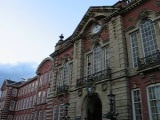
#> input picture notebooks/Dataset/Dataset/1/S1-09.jpeg, 160 x 120 px; its folder holds 3 pictures in this run
$ jupyter execute --allow-errors 09-plot_slides.ipynb   (shell and % lines are left out)
#> lines starting #> are read from the running program, lines starting #| are printed output that depends on the picture
# Clustering evaluation on high dimensional data using graph clustering

Graph construction: larger neighborhood + keep only edges supported by a number of triangles

#> (a cell that did not finish here is left out)

[cell 2]
from IPython.display import display, Markdown, Latex
from sklearn.metrics import adjusted_rand_score, adjusted_mutual_info_score, silhouette_score
from sklearn import cluster

import numpy as np
import pandas as pd

import matplotlib.pyplot as plt
import seaborn as sns

import hdbscan
import umap
from sklearn.neighbors import KNeighborsTransformer
import pynndescent
import itertools
import collections
from scipy.spatial.distance import euclidean

from partition_igraph import community_ecg as ecg
from community import community_louvain, modularity
import leidenalg as la
import igraph as ig

sns.set()

# MNIST, USPS and Pendigits are easy

We can use the sklearn API to fetch data for the Pendigits, MNIST and USPS datasets.

Of these datasets pendigits is the smallest, with only 1797 samples, and is only 64 dimensional. This makes a good first dataset to test things out on -- the dataset is small enough that practically anything should be able to run on this efficiently.

USPS provides a slightly more challenging dataset, with almost 10,000 samples and 256 dimensions, but is still samall enough to be tractable for even naive clustering implementations.

MNIST provides a good basic scaling test with 70,000 samples in 784 dimensions. In practice this is not a very large dataset compared to many that people want to cluster, although the dimensionality may provide some challenges.

# Clustering metric eval

To make things easier later we will write some short functions to evaluate clusterings (with some special handling of singleton clusters or noise points for clusterign algorithms that support such things), and to plot the results for easy comparison.

[cell 3]
# [23 lines left out: function eval_clusters, not called in this run]
#return {"Method": cluster_method, "ARI": ari, "AMI": ami, "Silhouette": sil, "Pct Clustered": pct_clustered}

[cell 4]
# [43 lines left out: function plot_scores, not called in this run]

[cell 5]
# [24 lines left out: function run_graph_clustering_algorithm, not called in this run]

[cell 6]
# [8 lines left out: function evaluation_dataframe, not called in this run]

[cell 7]
# [7 lines left out: function evaluate_on_non_noise, not called in this run]

[cell 8]
def print_summary(cluster_labels, G):
    for method, cluster in cluster_labels.items():
        print(f"{method}: \n\tModularity: {G.modularity(cluster):.2f}, \n\tPartition size: {1+max(cluster)}")

[cell 9]
# [24 lines left out: function enrich_graph_edge_properties, not called in this run]

[cell 10]
algo_list = ['Louvain', 'Louvain \n+ weight', 'Label \nPropagation', 'ECG', 'Leiden', 'Leiden \n+ weight']
algo_list2 = ['Leiden', 'ECG']

# Coil clustering scores

[cell 11]
def read_coil(data_folder = '../data'):
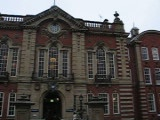
#> input picture notebooks/Dataset/Dataset/1/S1-102.jpeg, 160 x 120 px
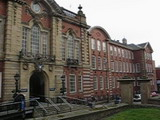
#> input picture notebooks/Dataset/Dataset/1/S1-220.jpeg, 160 x 120 px
#> `all_images = [Image.open(filename) for filename in glob(f"{directory}/..`: all_images = 3 items
    import re
    import zipfile
    import imageio.v2 as imageio
    images_zip = zipfile.ZipFile(f'{data_folder}/coil20.zip')
    mylist = images_zip.namelist()
    r = re.compile(".*\.png$")
    filelist = list(filter(r.match, mylist))
    images_zip.extractall(data_folder + '/.')

    coil_feature_vectors = []
    for filename in filelist:
        im = imageio.imread(data_folder + '/' + filename)
        coil_feature_vectors.append(im.flatten())
    coil_20_data = np.asarray(coil_feature_vectors)
    coil_20_target = pd.Series(filelist).str.extract("obj([0-9]+)", expand=False).values.astype(np.int32)

    raw_coil = coil_20_data.astype(np.float32)
    return(raw_coil, coil_20_target, [data_folder + '/' + filename for filename in filelist ])

[cell 12]
dataset_id = 1
verbose=False
noise=True
#> (the rest of this cell did not finish here and is left out)

[cell 13]
dataset_id=3
#> (the rest of this cell did not finish here and is left out)

[cell 14]
import umap.plot
#> (the rest of this cell did not finish here and is left out)

#> (a cell that did not finish here is left out)

#> (a cell that did not finish here is left out)

#> (a cell that did not finish here is left out)

#> (a cell that did not finish here is left out)

#> (a cell that did not finish here is left out)

[cell 20]
# [37 lines left out: function plot_images, not called in this run]

#> (a cell that did not finish here is left out)

#> (a cell that did not finish here is left out)

[cell 23]
from glob import glob
from PIL import Image
data_folder = '../data'
image_datas = []
#> (the rest of this cell did not finish here and is left out)
